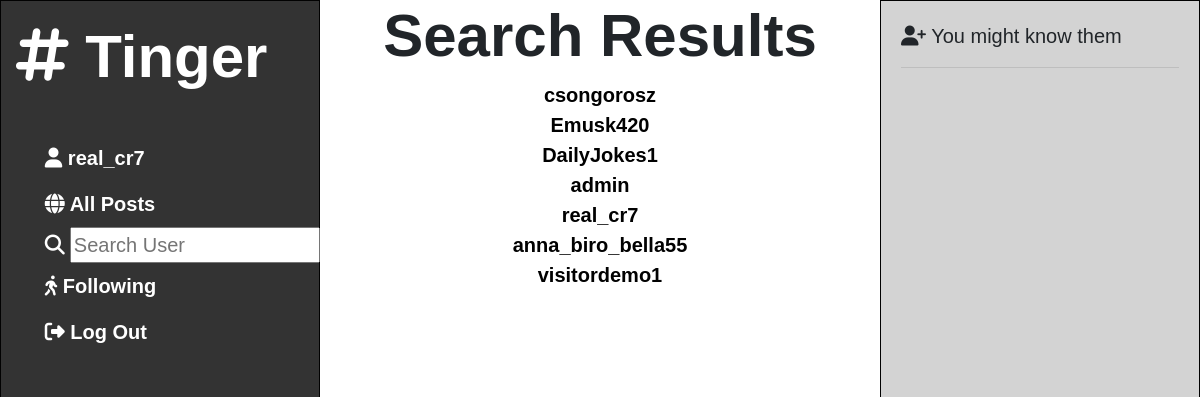
The page /search (signed in) on the database its author committed.
### network/models.py (models this page shows, shortened)
class User(AbstractUser):
    bio = models.TextField(null=True)
    birthdate = models.DateField(null=True, blank=True)
    location = models.TextField(blank=True)
    profileimg = models.ImageField(upload_to='profile_images', default='blank-profile-picture.png')
    following = models.ManyToManyField('self', through='Relationship', symmetrical=False, related_name='followers')

### network/views.py (the view)
# urls.py: path('search', views.search_user, name="search"),
def search_user(request):
    if request.method == "GET":
        q = request.GET.get('q', '')
        usernames = [user.username for user in User.objects.all()]
        lowercase_results = [item.lower() for item in usernames]
        lowercase_dict = {item.lower(): item for item in usernames}
        sub_strings = [lowercase_dict[item] for item in lowercase_results if q.lower() in item]
        if sub_strings:
            return render(request, "network/search.html", {"entries": sub_strings})
        else:
            return render(request, "network/search.html", {"message": f"No user with {q} in it's name found."})
    else:
        return render(request, "network/search.html", {"message": "Method is not GET!"})

### network/templates/network/search.html (shortened to what this page needs)
{% extends "network/layout.html" %}
{% load static %}
{% block body %}
    <div style='text-align:center;'>
        <h1>
            <b>
                <strong>
                    Search Results
                </strong>
            </b>
        </h1>
    </div>
    {% for entry in entries %}
        <div style='text-align:center;'><a id="ind" href="/profile/{{entry}}">{{ entry }} </a></div>
        {% endfor %}
{% endblock %}

### network/templates/network/layout.html (shortened to what this page needs)
{% load static %}
<!DOCTYPE html>
<html lang="en">
    <head>
        <link rel="stylesheet" href="https://stackpath.bootstrapcdn.com/bootstrap/4.4.1/css/bootstrap.min.css">
        <link rel="stylesheet" href="{% static 'network/styles.css' %}">
        <link rel="stylesheet" href="https://cdnjs.cloudflare.com/ajax/libs/font-awesome/4.7.0/css/font-awesome.min.css">
    </head>
    <body>
        <div class="left-bar">
            <nav>
                <a class="navbar-brand" href="{% url 'index' %}">
                    <h1>
                        <b>
                            <strong>
                                <i class="fa-solid fa-hashtag"></i>
                                Tinger
                            </strong>
                        </b>
                    </h1>
                </a>
                <div>
                <ul class="navbar-nav mr-auto">
                    {% if user.is_authenticated %}
                        <li class="nav-item">
                            <a id="username-link" class="nav-link" href="/profile/{{user.username}}">
                                <strong>
                                    <i class="fa-solid fa-user"></i>
                                    {{ user.username }}
                                </strong></a>
                        </li>
                    {% endif %}
                    <li class="nav-item">
                        <a id="all-posts" class="nav-link" href="{% url 'all_posts' %}">
                            <i class="fa-solid fa-globe"></i>
                            All Posts
                        </a>
                    </li>
                    {% if user.is_authenticated %}
                    <li class="nav-item">
                        <form action="{% url 'search' %}" method="get" style="display: flex; align-items: center; ">
                            <i class="fa-solid fa-magnifying-glass" style="color: #ffffff;"></i>
                            <input class="search" type="text" name="q" placeholder="Search User" style="margin-left: 5px; flex: 1; width: 250px;">
                        </form>
                    </li>
                        <li class="nav-item">
                            <a class="nav-link" href="{% url 'following' %}">
                                <i class="fa-solid fa-person-walking"></i>
                                Following
                            </a>
                        </li>
                        <li class="nav-item">
                            <a class="nav-link" href="{% url 'logout' %}">
                                <i class="fa-solid fa-right-from-bracket"></i>
                                Log Out
                            </a>
                        </li>
                    {% endif %}
                </ul>
                </div>
            </nav>
        </div>
        <div class="body">
            {% block body %}
            {% endblock %}
        </div>
        <div class="right-bar">
            <i class="fa-solid fa-user-plus"></i>
            You might know them
            <hr>
        </div>
    </body>
</html>

### network/static/network/styles.css (style rules this page uses)
.left-bar { border: 1px solid #010101; min-width:40vh; }
body { font-family: Arial, sans-serif; background-color:#333; margin: 0; padding: 0; display:grid; grid-template-columns: auto 1fr auto; font-size: 2.5vh; }
.body { background-color: rgb(255, 255, 255); }
.right-bar { background-color: lightgray; padding: 20px; border: 1px solid #010101; min-width:40vh; }
nav { background-color: #333; padding: 15px; }
ul { list-style-type: none; margin: 10%; display: flex; align-items: start; }
a { text-decoration: none; color: white; font-weight: bold; }
body { min-height: 100vh; }
li { padding: 0; margin: 0; }
#ind { color: #010101; }
h1 { font-size: 3em; }

### rows shown on the page
User: username "real_cr7", entries "real_cr7"
User: entries "csongorosz"
User: entries "Emusk420"
User: entries "DailyJokes1"
User: entries "admin"
User: entries "anna_biro_bella55"
User: entries "visitordemo1"
